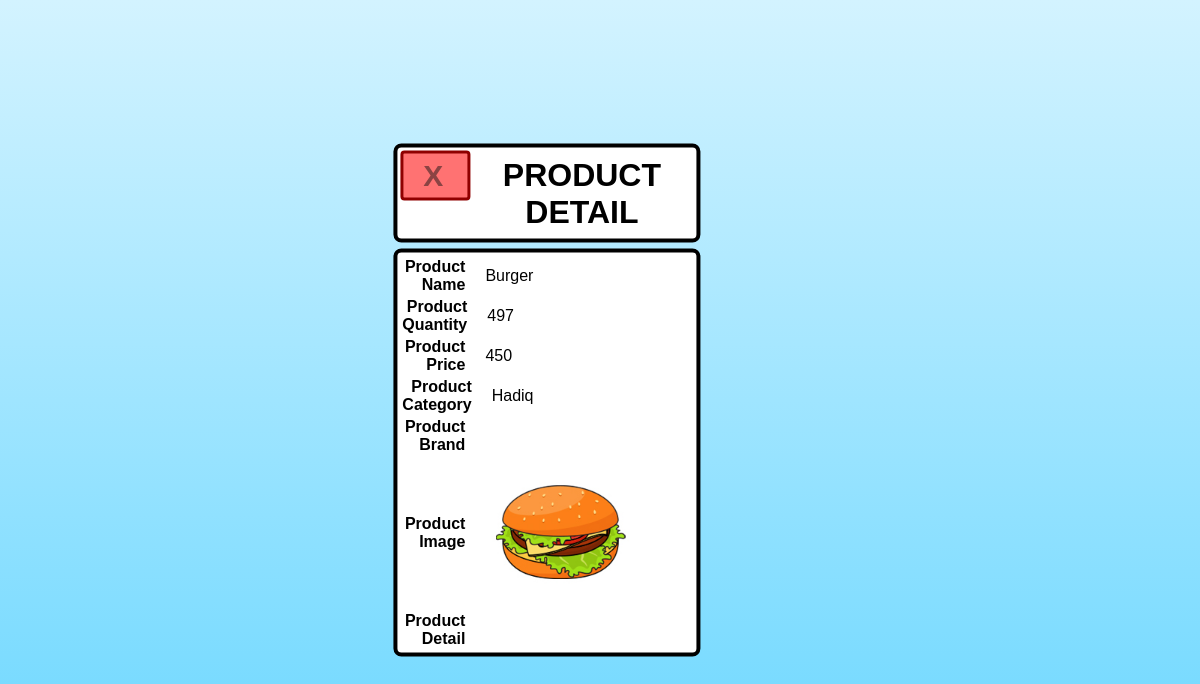
/product_detail.php?selected_id=6 (signed in), run on the app's committed database.
### tables this page shows
CREATE TABLE `product` (
  `product_id` int(11) NOT NULL,
  `product_name` varchar(150) NOT NULL,
  `product_detail` varchar(200) NOT NULL,
  `product_quantity` int(11) NOT NULL,
  `product_price` int(11) NOT NULL,
  `product_category` varchar(150) NOT NULL,
  `product_brand` varchar(150) NOT NULL,
  `product_image` varchar(150) NOT NULL
);

### product_detail.php (the view, shortened to what this page needs)
<?php
include 'Backend/connection.php';
    $uid = $_GET['selected_id'];
    $id_search_qry = "SELECT * from product where product_id = $uid";
    $product_data = mysqli_query($db_connection, $id_search_qry);
    $product_fetch = mysqli_fetch_assoc($product_data);
    $temp_productname = $product_fetch['product_name'];
    $temp_productquantity = $product_fetch['product_quantity'];
    $temp_productprice = $product_fetch['product_price'];
    $temp_productcategory = $product_fetch['product_category'];
    $temp_productimage = $product_fetch['product_image'];
?>
<html>
    <head>
        <link rel="stylesheet" href="styles.css">
    </head>
    <body>
        <form method="POST" enctype="multipart/form-data">
        <div class="screen-container">
            <div class="container-bigpannels">
            <div > <a href = "editing_dashboard.php"> <input class="close-button" value="X"> </a> </div>
                <div class="popup-banner-text">PRODUCT DETAIL</div>
            </div>
            <div class="container-bigpannels">
        <div class="form-row-detail">
            <div class="form-label">  <label for="product_name">Product Name</label> </div>
            <div class="form-input">  <?php echo $temp_productname ?></div>
        </div>
        <div class="form-row-detail">
            <div class="form-label">  <label for="product_quantity">Product Quantity</label> </div>
            <div class="form-input">  <?php echo $temp_productquantity ?> </div>
        </div>
        <div class="form-row-detail">
            <div class="form-label">  <label for="product_price">Product Price</label> </div>
            <div class="form-input">  <?php echo $temp_productprice ?> </div>
        </div>
        <div class="form-row-detail">
            <div class="form-label">  <label for="product_category">Product Category</label> </div>
            <div class="form-input">  <?php echo $temp_productcategory ?> </div>
        </div>
        <div class="form-row-detail">
            <div class="form-label">  <label for="brand_name">Product Brand</label> </div>
        </div>
        <div class="form-row-detail">
            <div class="form-label">  <label for="product_image">Product Image</label> </div>
            <div class="form-input" >  <img src="<?php echo "Images/".$temp_productimage; ?>"width = 150px height = 150px >  </div>
        </div>
        <div class="form-row-detail">
            <div class="form-label">  <label for="product_detail">Product Detail</label> </div>
        </div>
        </div>
        </div>
        </form>
    </body>
</html>

### styles.css (style rules this page uses)
.container-bigpannels { width: 100%; height: 100%; align-items: center; justify-content: center; padding: 1%; border-radius: 8px; border: 4px solid rgb(0, 0, 0); margin: 2% auto; background-color: #fff; font-family:'Lucida Sans', 'Lucida Sans Regular', 'Lucida Grande', 'Lucida Sans Unicode', Geneva, Verdana, sans-serif; }
.screen-container { position:absolute; top: 50%; left: 45%; transform: translate(-50%, -50%); }
.close-button { padding: 20px; font-size: 30px; font-family: 'Lucida Sans', 'Lucida Sans Regular', 'Lucida Grande', 'Lucida Sans Unicode', Geneva, Verdana, sans-serif; font-weight: bolder; color: rgb(139, 67, 67); cursor: pointer; float: left; width: 70px; height: 50px; border: 3px solid rgb(143, 0, 0); border-radius: 4px; background-color: rgb(255, 114, 114); }
.form-row-detail { padding: 2px; width: 100%; display: flex; flex-direction: row; align-items: center; justify-content: center; }
.form-label { width: 30%; text-align: right; padding-right: 20px; font-weight: bold; }
.form-input { width: 100%; }
.popup-banner-text { padding-top: 2%; padding-bottom: 2%; text-align: center; font-weight: bold; font-size: 2em; }
body { background-image: linear-gradient(to top, transparent, transparent 0%, rgb(107, 215, 255) 0%, rgb(211, 243, 255)); }

### data on the page
product: product_name "Burger", product_quantity "497", product_price "450", product_category "Hadiq", product_image (picture)
